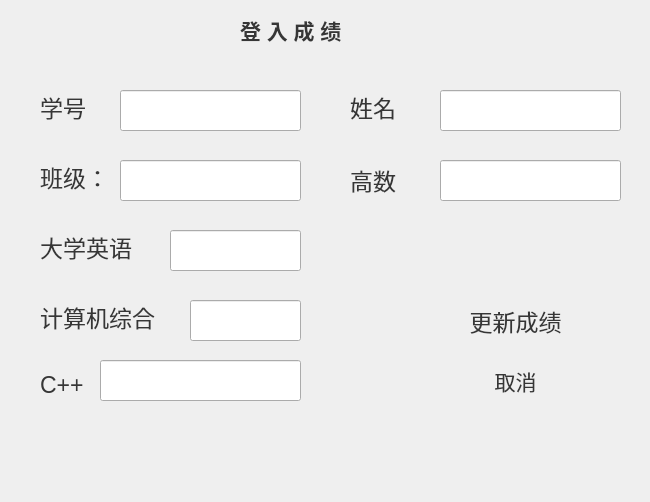
<?xml version="1.0" encoding="UTF-8"?>
<ui version="4.0">
 <class>Addgrade</class>
 <widget class="QWidget" name="Addgrade">
  <property name="geometry">
   <rect>
    <x>0</x>
    <y>0</y>
    <width>650</width>
    <height>502</height>
   </rect>
  </property>
  <property name="windowTitle">
   <string>Form</string>
  </property>
  <widget class="QLabel" name="label">
   <property name="geometry">
    <rect>
     <x>240</x>
     <y>10</y>
     <width>181</width>
     <height>41</height>
    </rect>
   </property>
   <property name="font">
    <font>
     <pointsize>16</pointsize>
     <weight>75</weight>
     <bold>true</bold>
    </font>
   </property>
   <property name="text">
    <string>&lt;html&gt;&lt;head/&gt;&lt;body&gt;&lt;p&gt;&lt;span style=&quot; color:#363636;&quot;&gt;登 入 成 绩&lt;/span&gt;&lt;/p&gt;&lt;/body&gt;&lt;/html&gt;</string>
   </property>
  </widget>
  <widget class="QLabel" name="label_2">
   <property name="geometry">
    <rect>
     <x>40</x>
     <y>90</y>
     <width>71</width>
     <height>31</height>
    </rect>
   </property>
   <property name="font">
    <font>
     <pointsize>17</pointsize>
    </font>
   </property>
   <property name="text">
    <string>&lt;html&gt;&lt;head/&gt;&lt;body&gt;&lt;p&gt;&lt;span style=&quot; color:#363636;&quot;&gt;学号&lt;/span&gt;&lt;/p&gt;&lt;/body&gt;&lt;/html&gt;</string>
   </property>
  </widget>
  <widget class="QLineEdit" name="Id">
   <property name="geometry">
    <rect>
     <x>120</x>
     <y>90</y>
     <width>181</width>
     <height>41</height>
    </rect>
   </property>
   <property name="font">
    <font>
     <pointsize>14</pointsize>
    </font>
   </property>
  </widget>
  <widget class="QLabel" name="label_3">
   <property name="geometry">
    <rect>
     <x>350</x>
     <y>90</y>
     <width>81</width>
     <height>31</height>
    </rect>
   </property>
   <property name="font">
    <font>
     <pointsize>17</pointsize>
    </font>
   </property>
   <property name="text">
    <string>&lt;html&gt;&lt;head/&gt;&lt;body&gt;&lt;p&gt;&lt;span style=&quot; color:#363636;&quot;&gt;姓名&lt;/span&gt;&lt;/p&gt;&lt;/body&gt;&lt;/html&gt;</string>
   </property>
  </widget>
  <widget class="QLabel" name="label_4">
   <property name="geometry">
    <rect>
     <x>40</x>
     <y>160</y>
     <width>71</width>
     <height>31</height>
    </rect>
   </property>
   <property name="font">
    <font>
     <pointsize>17</pointsize>
    </font>
   </property>
   <property name="text">
    <string>&lt;html&gt;&lt;head/&gt;&lt;body&gt;&lt;p&gt;&lt;span style=&quot; color:#363636;&quot;&gt;班级：&lt;/span&gt;&lt;/p&gt;&lt;/body&gt;&lt;/html&gt;</string>
   </property>
  </widget>
  <widget class="QLineEdit" name="class_2">
   <property name="geometry">
    <rect>
     <x>120</x>
     <y>160</y>
     <width>181</width>
     <height>41</height>
    </rect>
   </property>
   <property name="font">
    <font>
     <pointsize>14</pointsize>
    </font>
   </property>
  </widget>
  <widget class="QLabel" name="label_5">
   <property name="geometry">
    <rect>
     <x>40</x>
     <y>230</y>
     <width>121</width>
     <height>31</height>
    </rect>
   </property>
   <property name="font">
    <font>
     <pointsize>17</pointsize>
    </font>
   </property>
   <property name="text">
    <string>&lt;html&gt;&lt;head/&gt;&lt;body&gt;&lt;p&gt;&lt;span style=&quot; color:#363636;&quot;&gt;大学英语&lt;/span&gt;&lt;/p&gt;&lt;/body&gt;&lt;/html&gt;</string>
   </property>
  </widget>
  <widget class="QLabel" name="label_6">
   <property name="geometry">
    <rect>
     <x>350</x>
     <y>160</y>
     <width>71</width>
     <height>41</height>
    </rect>
   </property>
   <property name="font">
    <font>
     <pointsize>17</pointsize>
    </font>
   </property>
   <property name="text">
    <string>&lt;html&gt;&lt;head/&gt;&lt;body&gt;&lt;p&gt;&lt;span style=&quot; color:#363636;&quot;&gt;高数&lt;/span&gt;&lt;/p&gt;&lt;/body&gt;&lt;/html&gt;</string>
   </property>
  </widget>
  <widget class="QLineEdit" name="name">
   <property name="geometry">
    <rect>
     <x>440</x>
     <y>90</y>
     <width>181</width>
     <height>41</height>
    </rect>
   </property>
   <property name="font">
    <font>
     <pointsize>14</pointsize>
    </font>
   </property>
  </widget>
  <widget class="QLineEdit" name="gaoshu">
   <property name="geometry">
    <rect>
     <x>440</x>
     <y>160</y>
     <width>181</width>
     <height>41</height>
    </rect>
   </property>
   <property name="font">
    <font>
     <pointsize>14</pointsize>
    </font>
   </property>
  </widget>
  <widget class="QLineEdit" name="yingyu">
   <property name="geometry">
    <rect>
     <x>170</x>
     <y>230</y>
     <width>131</width>
     <height>41</height>
    </rect>
   </property>
   <property name="font">
    <font>
     <pointsize>14</pointsize>
    </font>
   </property>
  </widget>
  <widget class="QLabel" name="label_7">
   <property name="geometry">
    <rect>
     <x>40</x>
     <y>300</y>
     <width>161</width>
     <height>31</height>
    </rect>
   </property>
   <property name="font">
    <font>
     <pointsize>17</pointsize>
    </font>
   </property>
   <property name="text">
    <string>&lt;html&gt;&lt;head/&gt;&lt;body&gt;&lt;p&gt;&lt;span style=&quot; color:#363636;&quot;&gt;计算机综合&lt;/span&gt;&lt;/p&gt;&lt;/body&gt;&lt;/html&gt;</string>
   </property>
  </widget>
  <widget class="QLineEdit" name="computer">
   <property name="geometry">
    <rect>
     <x>190</x>
     <y>300</y>
     <width>111</width>
     <height>41</height>
    </rect>
   </property>
   <property name="font">
    <font>
     <pointsize>14</pointsize>
    </font>
   </property>
  </widget>
  <widget class="QLabel" name="label_8">
   <property name="geometry">
    <rect>
     <x>40</x>
     <y>370</y>
     <width>71</width>
     <height>31</height>
    </rect>
   </property>
   <property name="font">
    <font>
     <pointsize>17</pointsize>
    </font>
   </property>
   <property name="text">
    <string>&lt;html&gt;&lt;head/&gt;&lt;body&gt;&lt;p&gt;&lt;span style=&quot; color:#363636;&quot;&gt;C++&lt;/span&gt;&lt;/p&gt;&lt;/body&gt;&lt;/html&gt;</string>
   </property>
  </widget>
  <widget class="QLineEdit" name="C">
   <property name="geometry">
    <rect>
     <x>100</x>
     <y>360</y>
     <width>201</width>
     <height>41</height>
    </rect>
   </property>
   <property name="font">
    <font>
     <pointsize>14</pointsize>
    </font>
   </property>
  </widget>
  <widget class="QPushButton" name="pushButton_gengxincj">
   <property name="geometry">
    <rect>
     <x>430</x>
     <y>300</y>
     <width>171</width>
     <height>41</height>
    </rect>
   </property>
   <property name="font">
    <font>
     <pointsize>17</pointsize>
    </font>
   </property>
   <property name="acceptDrops">
    <bool>false</bool>
   </property>
   <property name="styleSheet">
    <string notr="true">color:rgb(54, 54, 54)</string>
   </property>
   <property name="text">
    <string>更新成绩</string>
   </property>
   <property name="flat">
    <bool>true</bool>
   </property>
  </widget>
  <widget class="QPushButton" name="pushButton_cannal">
   <property name="geometry">
    <rect>
     <x>420</x>
     <y>360</y>
     <width>191</width>
     <height>41</height>
    </rect>
   </property>
   <property name="font">
    <font>
     <pointsize>16</pointsize>
    </font>
   </property>
   <property name="styleSheet">
    <string notr="true">color:rgb(54, 54, 54)</string>
   </property>
   <property name="text">
    <string>取消</string>
   </property>
   <property name="flat">
    <bool>true</bool>
   </property>
  </widget>
  <widget class="QLabel" name="label_9">
   <property name="geometry">
    <rect>
     <x>-10</x>
     <y>-40</y>
     <width>771</width>
     <height>581</height>
    </rect>
   </property>
   <property name="font">
    <font>
     <pointsize>16</pointsize>
    </font>
   </property>
   <property name="text">
    <string/>
   </property>
   <property name="pixmap">
    <pixmap resource="background.qrc">:/new/prefix1/img/u=688748113,4157500250&amp;fm=253&amp;fmt=auto&amp;app=138&amp;f=JPEG.webp</pixmap>
   </property>
  </widget>
  <zorder>label_9</zorder>
  <zorder>label</zorder>
  <zorder>label_2</zorder>
  <zorder>Id</zorder>
  <zorder>label_3</zorder>
  <zorder>label_4</zorder>
  <zorder>class_2</zorder>
  <zorder>label_5</zorder>
  <zorder>label_6</zorder>
  <zorder>name</zorder>
  <zorder>gaoshu</zorder>
  <zorder>yingyu</zorder>
  <zorder>label_7</zorder>
  <zorder>computer</zorder>
  <zorder>label_8</zorder>
  <zorder>C</zorder>
  <zorder>pushButton_gengxincj</zorder>
  <zorder>pushButton_cannal</zorder>
 </widget>
 <resources>
  <include location="background.qrc"/>
 </resources>
 <connections/>
</ui>
